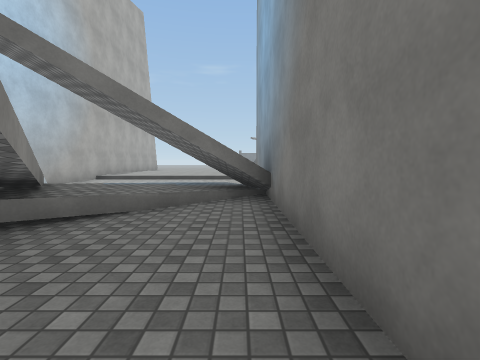
view 1 (above)

16 first-person views from a walk through a Unity game level. The camera is 1.3 m above the floor, tilts 4° down and sees 85° across. The floor is counted in squares, 2 m on a side. Each view is taken from the middle of a square. On the plan, view 1 faces up. The plan holds only what a view shows up to about 9 squares ahead; the rest is blank. The place goes on beyond the plan. The player character is not drawn. Surface patterns are stand-ins for the level's own textures.

view 2
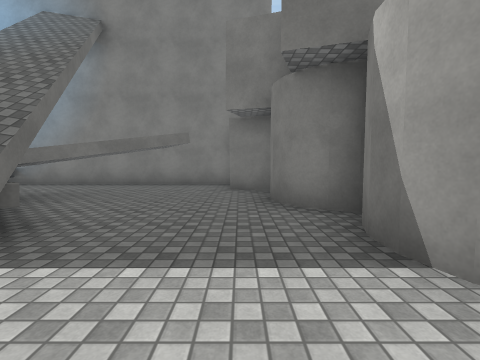

view 3
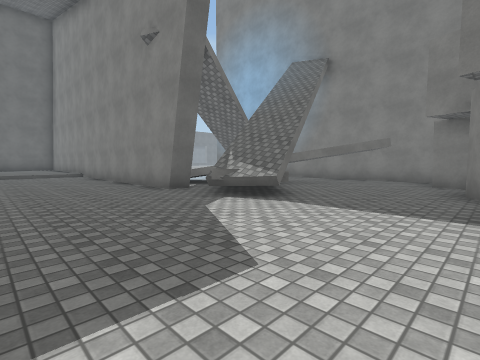

view 4
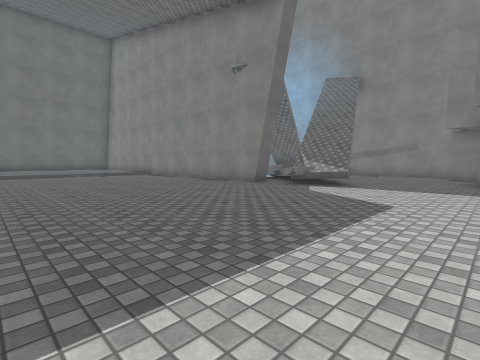

view 5
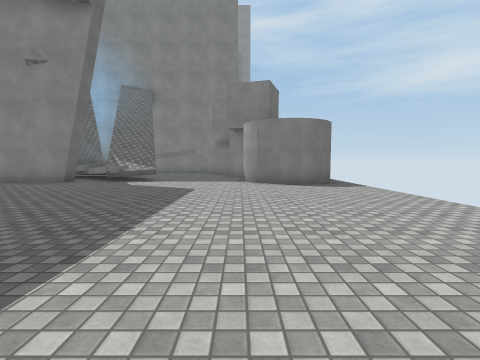

view 6
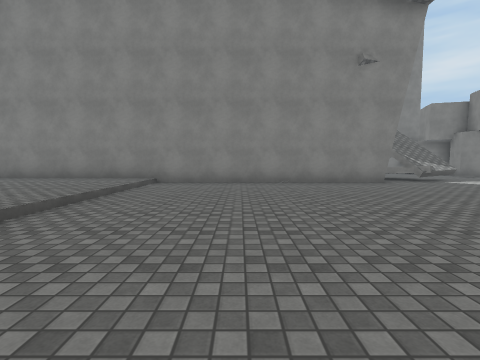

view 7
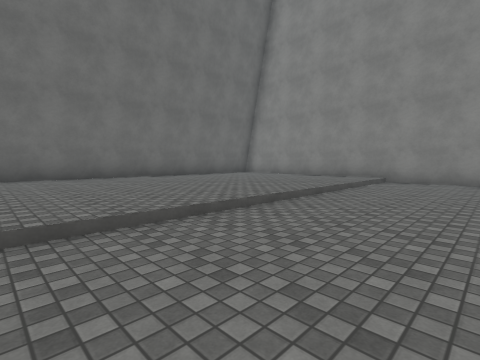

view 8
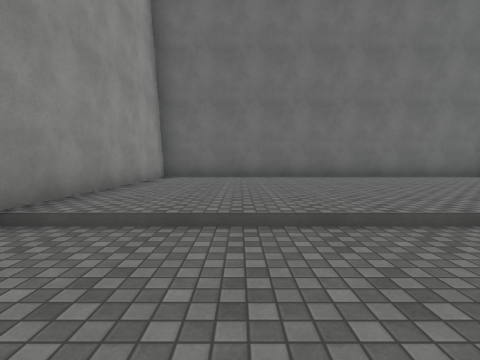

view 9
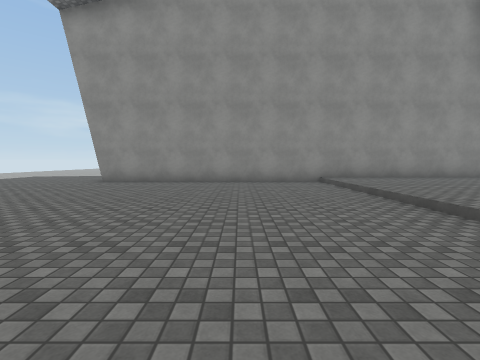

view 10
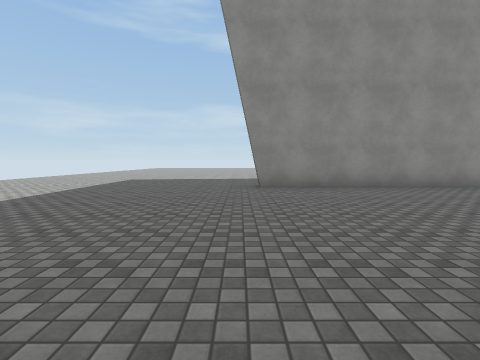

view 11
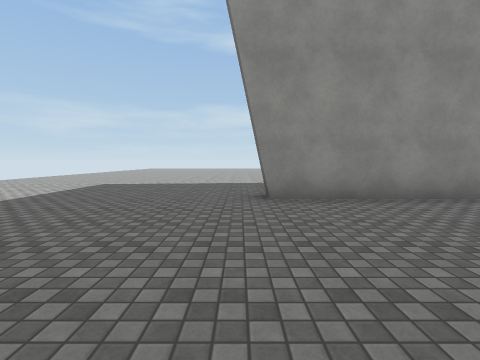

view 12
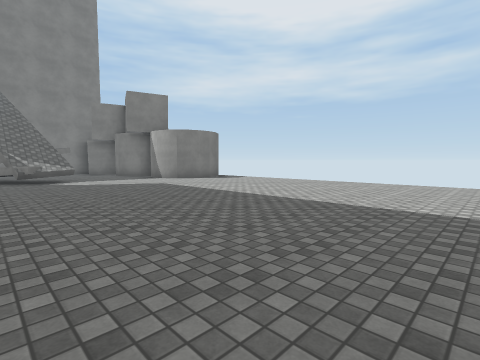

view 13
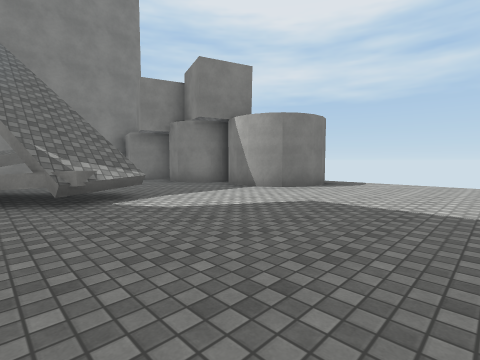

view 14
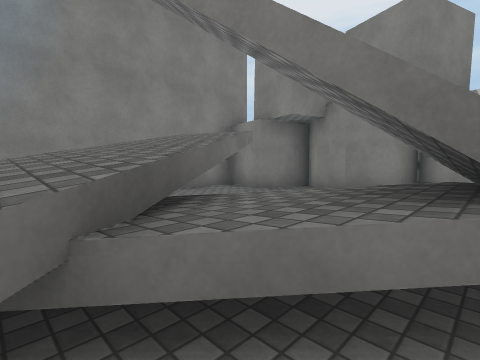

view 15
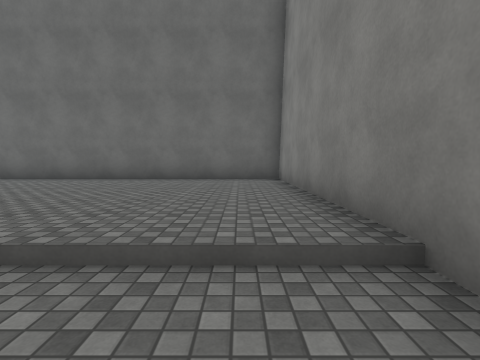

view 16
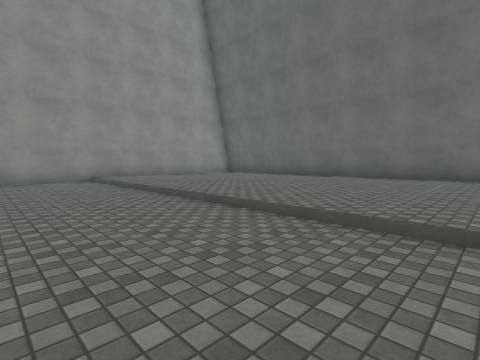

### Floor plan
Key: @ floor where view 1 was taken; # wall or solid block; . main floor; : floor 0.25 m higher than the main floor; / step, stairs or slope; = window, fence, low wall or low ledge; ^ raised ledge.
Columns run from 18 left of view 1 to 1 right of it. Each row starts with its distance up from view 1.
 16  ############
 15  #::::::::::#
 14  #::::::::::#
 13  #::::::::::#
 12  #::::::::::#
 11  #::::::::::#
 10  #::::::::::#
  9  #..........#......
  8  #..........#......#
  7  #..........#      #
  6  #..........#      #
  5  #..........#   /=##
  4  #..........#  =/###
  3 .#..........#.///..#
  2 ............./##/..#
  1 .............^=#/#.#
  0 .............^.. .@#
 -1 ...................#
 -2 .................###
 -3 ...............###
 -4 ............####
 -5    .........##
 -6    ..........#

Positions as (right, up) in squares from view 1, and headings:
1: (0, 0), facing up
2: (-7, -2), facing right
3: (-9, -3), facing up-right
4: (-12, -3), facing up-right
5: (-14, -3), facing right
6: (-14, 7), facing right
7: (-15, 7), facing up-right
8: (-14, 7), facing up
9: (-8, 7), facing left
10: (-10, 2), facing left
11: (-12, 2), facing left
12: (-15, 2), facing down-right
13: (-10, 2), facing down-right
14: (-5, 3), facing down-right
15: (-7, 8), facing up
16: (-7, 7), facing up-left
